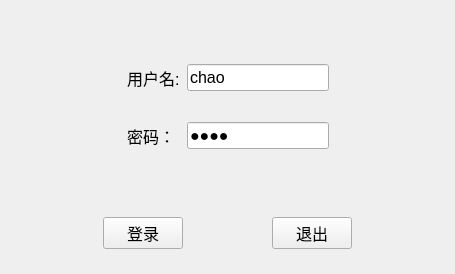
<?xml version="1.0" encoding="UTF-8"?>
<ui version="4.0">
 <class>Welcome</class>
 <widget class="QWidget" name="Welcome">
  <property name="geometry">
   <rect>
    <x>0</x>
    <y>0</y>
    <width>455</width>
    <height>274</height>
   </rect>
  </property>
  <property name="windowTitle">
   <string>Form</string>
  </property>
  <layout class="QGridLayout" name="gridLayout_2">
   <item row="0" column="0">
    <spacer name="verticalSpacer_3">
     <property name="orientation">
      <enum>Qt::Vertical</enum>
     </property>
     <property name="sizeHint" stdset="0">
      <size>
       <width>20</width>
       <height>80</height>
      </size>
     </property>
    </spacer>
   </item>
   <item row="1" column="0">
    <widget class="QWidget" name="widget" native="true">
     <layout class="QGridLayout" name="gridLayout">
      <item row="0" column="4">
       <spacer name="horizontalSpacer_5">
        <property name="orientation">
         <enum>Qt::Horizontal</enum>
        </property>
        <property name="sizeHint" stdset="0">
         <size>
          <width>33</width>
          <height>20</height>
         </size>
        </property>
       </spacer>
      </item>
      <item row="0" column="1" colspan="2">
       <widget class="QLabel" name="labelUser">
        <property name="font">
         <font>
          <pointsize>12</pointsize>
         </font>
        </property>
        <property name="text">
         <string>用户名:</string>
        </property>
       </widget>
      </item>
      <item row="2" column="1">
       <widget class="QLabel" name="labelPassword">
        <property name="font">
         <font>
          <pointsize>12</pointsize>
         </font>
        </property>
        <property name="text">
         <string>密码：</string>
        </property>
       </widget>
      </item>
      <item row="0" column="0">
       <spacer name="horizontalSpacer_4">
        <property name="orientation">
         <enum>Qt::Horizontal</enum>
        </property>
        <property name="sizeHint" stdset="0">
         <size>
          <width>34</width>
          <height>20</height>
         </size>
        </property>
       </spacer>
      </item>
      <item row="1" column="1">
       <spacer name="verticalSpacer">
        <property name="orientation">
         <enum>Qt::Vertical</enum>
        </property>
        <property name="sizeHint" stdset="0">
         <size>
          <width>20</width>
          <height>60</height>
         </size>
        </property>
       </spacer>
      </item>
      <item row="2" column="3">
       <widget class="QLineEdit" name="lineEditPassword">
        <property name="font">
         <font>
          <pointsize>12</pointsize>
         </font>
        </property>
        <property name="text">
         <string>chao</string>
        </property>
        <property name="echoMode">
         <enum>QLineEdit::Password</enum>
        </property>
       </widget>
      </item>
      <item row="0" column="3">
       <widget class="QLineEdit" name="lineEditUser">
        <property name="font">
         <font>
          <pointsize>12</pointsize>
         </font>
        </property>
        <property name="text">
         <string>chao</string>
        </property>
       </widget>
      </item>
     </layout>
     <zorder>lineEditPassword</zorder>
     <zorder>labelUser</zorder>
     <zorder>labelPassword</zorder>
     <zorder>lineEditUser</zorder>
    </widget>
   </item>
   <item row="2" column="0">
    <spacer name="verticalSpacer_2">
     <property name="orientation">
      <enum>Qt::Vertical</enum>
     </property>
     <property name="sizeHint" stdset="0">
      <size>
       <width>20</width>
       <height>80</height>
      </size>
     </property>
    </spacer>
   </item>
   <item row="3" column="0">
    <widget class="QWidget" name="widget_2" native="true">
     <layout class="QHBoxLayout" name="horizontalLayout">
      <item>
       <spacer name="horizontalSpacer">
        <property name="orientation">
         <enum>Qt::Horizontal</enum>
        </property>
        <property name="sizeHint" stdset="0">
         <size>
          <width>54</width>
          <height>20</height>
         </size>
        </property>
       </spacer>
      </item>
      <item>
       <widget class="QPushButton" name="pushButtonLogin">
        <property name="font">
         <font>
          <pointsize>12</pointsize>
         </font>
        </property>
        <property name="text">
         <string>登录</string>
        </property>
       </widget>
      </item>
      <item>
       <spacer name="horizontalSpacer_2">
        <property name="orientation">
         <enum>Qt::Horizontal</enum>
        </property>
        <property name="sizeHint" stdset="0">
         <size>
          <width>54</width>
          <height>20</height>
         </size>
        </property>
       </spacer>
      </item>
      <item>
       <widget class="QPushButton" name="pushButtonExit">
        <property name="font">
         <font>
          <pointsize>12</pointsize>
         </font>
        </property>
        <property name="text">
         <string>退出</string>
        </property>
       </widget>
      </item>
      <item>
       <spacer name="horizontalSpacer_3">
        <property name="orientation">
         <enum>Qt::Horizontal</enum>
        </property>
        <property name="sizeHint" stdset="0">
         <size>
          <width>54</width>
          <height>20</height>
         </size>
        </property>
       </spacer>
      </item>
     </layout>
    </widget>
   </item>
   <item row="4" column="0">
    <spacer name="verticalSpacer_4">
     <property name="orientation">
      <enum>Qt::Vertical</enum>
     </property>
     <property name="sizeHint" stdset="0">
      <size>
       <width>20</width>
       <height>40</height>
      </size>
     </property>
    </spacer>
   </item>
  </layout>
 </widget>
 <resources/>
 <connections/>
</ui>
